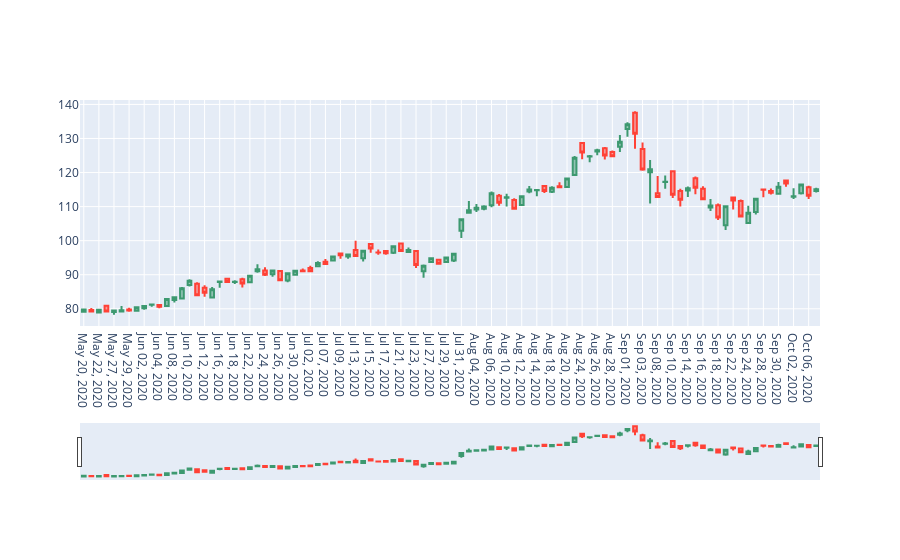

Notebook code for this chart:
### Code cell
candle = go.Figure(data = [go.Candlestick(x = df['Date'],
                                       open = df["Open"],
                                       high = df["High"],
                                       low = df["Low"],
                                       close = df["Close*"])])
candle.show()
